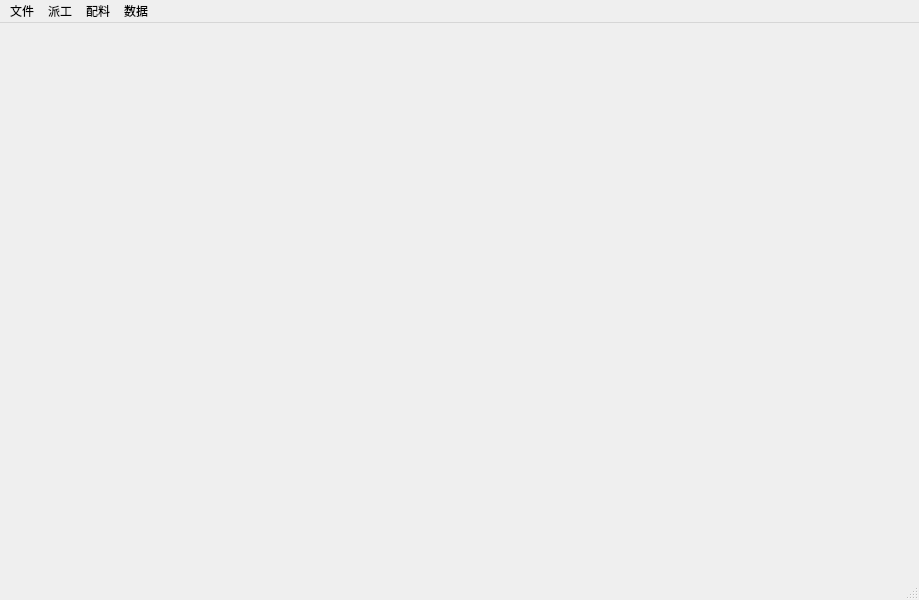
<?xml version="1.0" encoding="UTF-8"?>
<ui version="4.0">
 <class>MainWindow</class>
 <widget class="QMainWindow" name="MainWindow">
  <property name="geometry">
   <rect>
    <x>0</x>
    <y>0</y>
    <width>919</width>
    <height>600</height>
   </rect>
  </property>
  <property name="windowTitle">
   <string>MainWindow</string>
  </property>
  <widget class="QWidget" name="centralwidget"/>
  <widget class="QMenuBar" name="menubar">
   <property name="geometry">
    <rect>
     <x>0</x>
     <y>0</y>
     <width>919</width>
     <height>23</height>
    </rect>
   </property>
   <widget class="QMenu" name="menu">
    <property name="title">
     <string>文件</string>
    </property>
    <addaction name="separator"/>
    <addaction name="readProductListAction"/>
    <addaction name="adminRightAction"/>
    <addaction name="separator"/>
    <addaction name="quitAction"/>
   </widget>
   <widget class="QMenu" name="menu_2">
    <property name="title">
     <string>派工</string>
    </property>
    <addaction name="addProgressAction"/>
    <addaction name="separator"/>
    <addaction name="generateBomAction"/>
   </widget>
   <widget class="QMenu" name="menu_3">
    <property name="title">
     <string>配料</string>
    </property>
    <widget class="QMenu" name="menu_4">
     <property name="title">
      <string>设置</string>
     </property>
     <addaction name="noKbnAction"/>
    </widget>
    <widget class="QMenu" name="menu_7">
     <property name="title">
      <string>领料</string>
     </property>
     <addaction name="pickupFromZdAction"/>
     <addaction name="pickupFromJlAction"/>
     <addaction name="pickupFromSiteAction"/>
     <addaction name="pickupFromJoAction"/>
    </widget>
    <addaction name="calculationMaterialAction"/>
    <addaction name="calculateThrListAction"/>
    <addaction name="menu_7"/>
    <addaction name="separator"/>
    <addaction name="menu_4"/>
   </widget>
   <widget class="QMenu" name="menu_5">
    <property name="title">
     <string>数据</string>
    </property>
    <widget class="QMenu" name="menu_6">
     <property name="title">
      <string>导入仓储数据</string>
     </property>
     <addaction name="importJoStoringAction"/>
     <addaction name="importZdStoringAction"/>
     <addaction name="importJlStoringAction"/>
     <addaction name="separator"/>
     <addaction name="importSiteStoringAction"/>
    </widget>
    <addaction name="importJoFoundationDataAction"/>
    <addaction name="importZdFoundationDataAction"/>
    <addaction name="separator"/>
    <addaction name="menu_6"/>
    <addaction name="modifyStockAction"/>
    <addaction name="separator"/>
    <addaction name="createAssignedListAction"/>
   </widget>
   <addaction name="menu"/>
   <addaction name="menu_2"/>
   <addaction name="menu_3"/>
   <addaction name="menu_5"/>
  </widget>
  <widget class="QStatusBar" name="statusbar"/>
  <action name="quitAction">
   <property name="text">
    <string>退出</string>
   </property>
   <property name="shortcut">
    <string>Ctrl+Q</string>
   </property>
  </action>
  <action name="addProgressAction">
   <property name="text">
    <string>添加工序</string>
   </property>
   <property name="shortcut">
    <string>Ctrl+P</string>
   </property>
  </action>
  <action name="calculationMaterialAction">
   <property name="text">
    <string>计算物料</string>
   </property>
   <property name="shortcut">
    <string>Ctrl+R</string>
   </property>
  </action>
  <action name="noKbnAction">
   <property name="checkable">
    <bool>true</bool>
   </property>
   <property name="checked">
    <bool>true</bool>
   </property>
   <property name="text">
    <string>不计KBN</string>
   </property>
  </action>
  <action name="importZdStoringAction">
   <property name="text">
    <string>中德仓库...</string>
   </property>
  </action>
  <action name="importJlStoringAction">
   <property name="text">
    <string>巨轮仓库...</string>
   </property>
  </action>
  <action name="importSiteStoringAction">
   <property name="text">
    <string>现场...</string>
   </property>
  </action>
  <action name="generateBomAction">
   <property name="text">
    <string>生成清单...</string>
   </property>
  </action>
  <action name="action_3">
   <property name="text">
    <string>中德仓储数据</string>
   </property>
  </action>
  <action name="action_4">
   <property name="text">
    <string>巨轮仓储数据</string>
   </property>
  </action>
  <action name="action_6">
   <property name="text">
    <string>现场仓储数据</string>
   </property>
  </action>
  <action name="importZdFoundationDataAction">
   <property name="text">
    <string>导入中德物料基础数据...</string>
   </property>
  </action>
  <action name="pickupFromJlAction">
   <property name="text">
    <string>巨轮...</string>
   </property>
  </action>
  <action name="pickupFromZdAction">
   <property name="text">
    <string>中德...</string>
   </property>
  </action>
  <action name="pickupFromSiteAction">
   <property name="text">
    <string>现场...</string>
   </property>
  </action>
  <action name="calculateThrListAction">
   <property name="text">
    <string>根据清单配料...</string>
   </property>
  </action>
  <action name="adminRightAction">
   <property name="text">
    <string>获取管理员权限</string>
   </property>
  </action>
  <action name="modifyStockAction">
   <property name="text">
    <string>修改库存</string>
   </property>
  </action>
  <action name="readProductListAction">
   <property name="text">
    <string>打开产品清单</string>
   </property>
  </action>
  <action name="importJoStoringAction">
   <property name="text">
    <string>钜欧仓库...</string>
   </property>
   <property name="iconText">
    <string>钜欧仓库可用库存</string>
   </property>
   <property name="toolTip">
    <string>钜欧仓库可用库存</string>
   </property>
  </action>
  <action name="importJoFoundationDataAction">
   <property name="text">
    <string>导入钜欧物料基础数据…</string>
   </property>
  </action>
  <action name="pickupFromJoAction">
   <property name="text">
    <string>钜欧...</string>
   </property>
  </action>
  <action name="assignMaterialSiteAction">
   <property name="text">
    <string>现场</string>
   </property>
  </action>
  <action name="assignMaterialJoStoringAction">
   <property name="text">
    <string>钜欧仓库</string>
   </property>
  </action>
  <action name="createAssignedListAction">
   <property name="text">
    <string>生成预分配清单...</string>
   </property>
  </action>
 </widget>
 <resources/>
 <connections/>
</ui>
